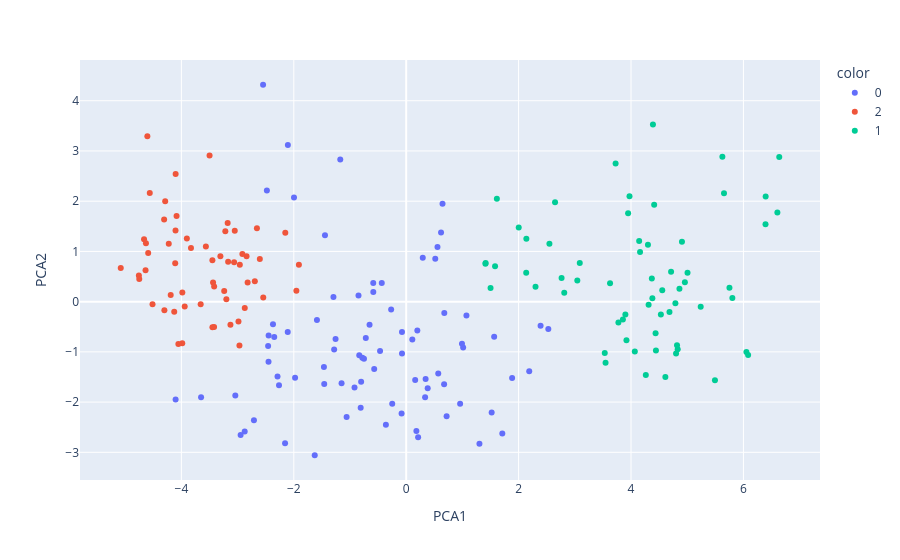

Source (notebook cell):
### Code cell
# Visualiser les classes suivant les deux composantes en utilisant plotly.express
fig = px.scatter(df_pca, x = 'PCA1', y = 'PCA2',color=cah_partition.astype(str))
fig.show()
